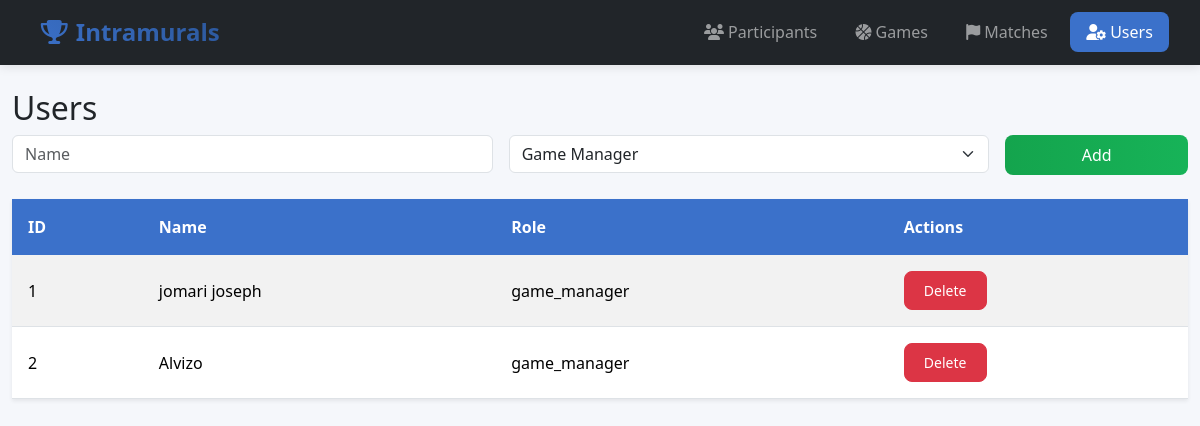
The app's page /users/, older data.
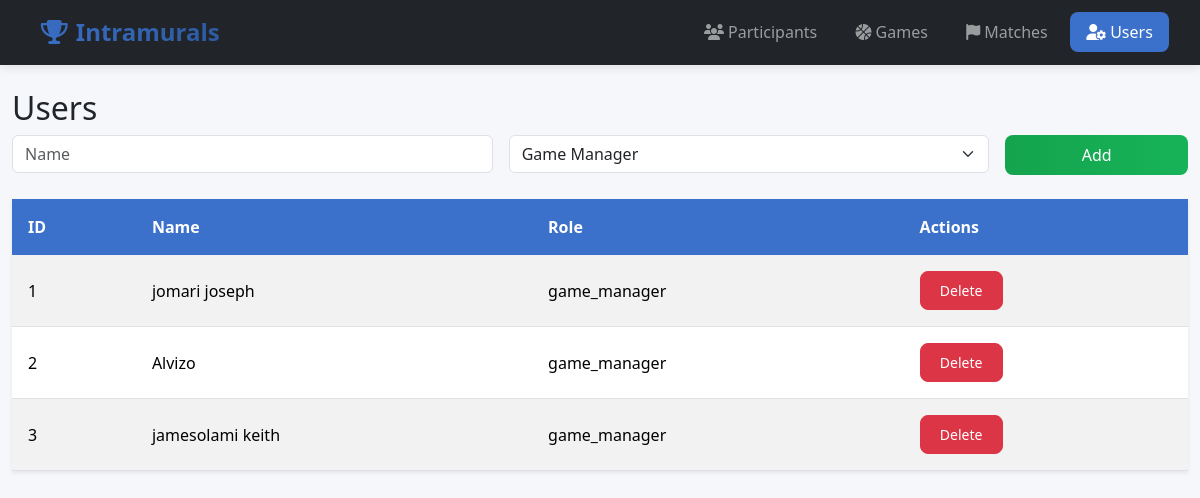
The same page, newer data.
### models.py (models this page shows)
class User(db.Model):
    __tablename__ = "users"
    id = db.Column(db.Integer, primary_key=True)
    name = db.Column(db.String(100), nullable=False)
    role = db.Column(db.String(50), nullable=False)  # "game_manager" or "admin"

### routes/users.py (the view)
@users_bp.route("/")
def list_users():
    users = User.query.all()
    return render_template("users.html", users=users)

### templates/users.html (shortened to what this page needs)
{% extends "base.html" %}
{% block content %}
<h2>Users</h2>
<form class="row g-3 mb-4" method="post" action="{{ url_for('users.add') }}">
  <div class="col-md-5">
    <input type="text" class="form-control" name="name" placeholder="Name" required>
  </div>
  <div class="col-md-5">
    <select class="form-select" name="role" required>
      <option value="game_manager">Game Manager</option>
    </select>
  </div>
  <div class="col-md-2">
    <button type="submit" class="btn btn-success w-100">Add</button>
  </div>
</form>
<table class="table table-striped table-hover shadow-sm">
  <thead class="table-primary">
    <tr>
      <th>ID</th><th>Name</th><th>Role</th><th>Actions</th>
    </tr>
  </thead>
  <tbody>
  {% for u in users %}
    <tr>
      <td>{{ u.id }}</td>
      <td>{{ u.name }}</td>
      <td>{{ u.role }}</td>
      <td><a href="{{ url_for('users.delete', id=u.id) }}" class="btn btn-danger btn-sm">Delete</a></td>
    </tr>
  {% endfor %}
  </tbody>
</table>
{% endblock %}

Row changes from the older to the newer data that the page shows:
added User: id "3", name "jamesolami keith", role "game_manager"
